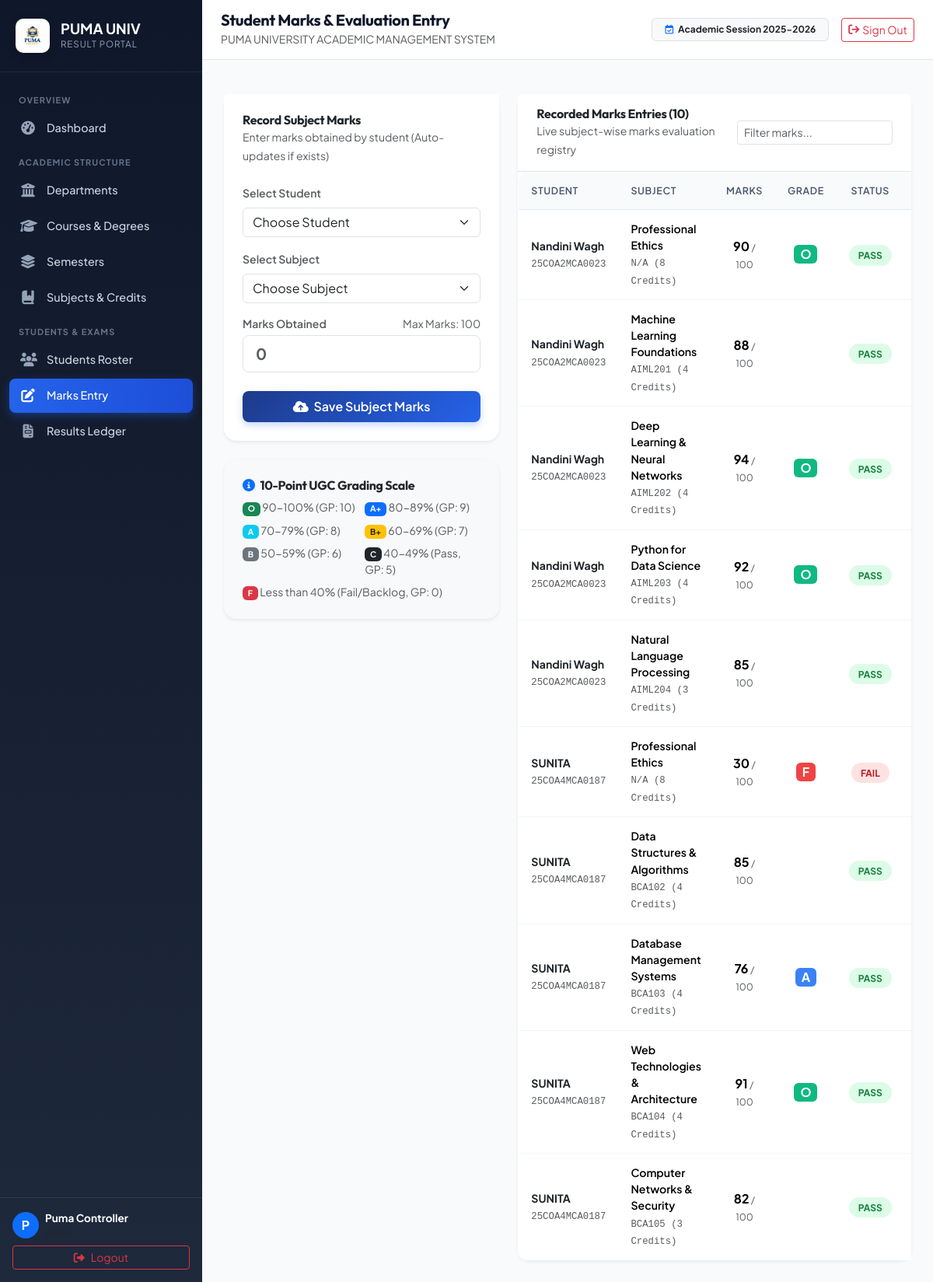
/marks (signed in), run on the app's committed database.
### tables this page shows
CREATE TABLE results (
        id INTEGER PRIMARY KEY AUTOINCREMENT,
        student_id INTEGER,
        subject_id INTEGER,
        marks INTEGER, created_at TIMESTAMP,
        FOREIGN KEY (student_id) REFERENCES students(id),
        FOREIGN KEY (subject_id) REFERENCES subjects(id)
        );

CREATE TABLE students (
        id INTEGER PRIMARY KEY AUTOINCREMENT,
        enrollment TEXT NOT NULL,
        name TEXT NOT NULL,
        course_id INTEGER,
        semester_id INTEGER, email TEXT, phone TEXT, password_hash TEXT, admission_year INTEGER DEFAULT 2026, created_at TIMESTAMP,
        FOREIGN KEY (course_id) REFERENCES courses(id),
        FOREIGN KEY (semester_id) REFERENCES semesters(id)
        );

CREATE TABLE subjects (
            id INTEGER PRIMARY KEY AUTOINCREMENT,
            name TEXT NOT NULL,
            max_marks INTEGER NOT NULL,
            credits INTEGER NOT NULL,
            semester_id INTEGER, code TEXT, pass_marks INTEGER DEFAULT 40, created_at TIMESTAMP,
            FOREIGN KEY (semester_id) REFERENCES semesters(id)
        );

### app.py (the view)
@app.route("/marks")
@admin_required
def marks_page():
    students = database.get_students()
    subjects = database.get_subjects()
    conn = database.get_db()
    cursor = conn.cursor()
    cursor.execute("""
        SELECT r.student_id, r.subject_id, r.marks,
               stu.name as student_name, stu.enrollment,
               sub.name as subject_name, sub.code as subject_code,
               sub.max_marks, sub.pass_marks, sub.credits
        FROM results r
        JOIN students stu ON r.student_id = stu.id
        JOIN subjects sub ON r.subject_id = sub.id
        ORDER BY r.created_at DESC, stu.name ASC
    """)
    raw_marks = [dict(row) for row in cursor.fetchall()]
    conn.close()
    from utils.calculations import get_grade_and_points
    for m in raw_marks:
        g, gp, _ = get_grade_and_points(m["marks"], m["max_marks"])
        m["grade"] = g
        m["grade_points"] = gp
    return render_template(
        "add_marks.html",
        students=students,
        subjects=subjects,
        marks_list=raw_marks
    )

### app.py (called while the page is built)
def admin_required(f):
    @wraps(f)
    def decorated_function(*args, **kwargs):
        if "user" not in session or session.get("role") != "admin":
            flash("Admin authentication required.", "danger")
            return redirect(url_for("home"))
        return f(*args, **kwargs)
    return decorated_function

### database.py (called while the page is built)
def get_db():
    conn = sqlite3.connect(DATABASE_PATH)
    conn.row_factory = sqlite3.Row
    conn.execute("PRAGMA foreign_keys = ON;")
    conn.execute("PRAGMA journal_mode = WAL;")
    return conn

### utils/calculations.py (called while the page is built)
def get_grade_and_points(marks: float, max_marks: float = 100) -> tuple[str, int, str]:
    if max_marks <= 0:
        return ("F", 0, "Fail")
    percentage = (marks / max_marks) * 100.0
    if percentage >= 90:
        return ("O", 10, "Outstanding")
    elif percentage >= 80:
        return ("A+", 9, "Excellent")
    elif percentage >= 70:
        return ("A", 8, "Very Good")
    elif percentage >= 60:
        return ("B+", 7, "Good")
    elif percentage >= 50:
        return ("B", 6, "Above Average")
    elif percentage >= 40:
        return ("C", 5, "Pass")
    else:
        return ("F", 0, "Fail")

### templates/add_marks.html (shortened to what this page needs)
{% extends "base.html" %}
{% block page_heading %}Student Marks & Evaluation Entry{% endblock %}
{% block content %}
<div class="container-fluid p-0">
    <div class="row g-4">
        <div class="col-lg-5">
            <div class="card border-0 shadow-sm rounded-4 mb-4">
                <div class="card-header bg-white border-0 pt-4 px-4 pb-0">
                    <h6 class="fw-bold text-dark mb-0">Record Subject Marks</h6>
                    <small class="text-muted">Enter marks obtained by student (Auto-updates if exists)</small>
                </div>
                <div class="card-body p-4">
                    <form method="POST" action="/marks/add" id="singleMarkForm">
                        <div class="mb-3">
                            <label class="form-label fw-semibold small text-muted">Select Student</label>
                            <select name="student_id" id="markStudentSelect" class="form-select" required>
                                <option value="">Choose Student</option>
                            </select>
                        </div>
                        <div class="mb-3">
                            <label class="form-label fw-semibold small text-muted">Select Subject</label>
                            <select name="subject_id" id="markSubjectSelect" class="form-select" required>
                                <option value="">Choose Subject</option>
                            </select>
                        </div>
                        <div class="mb-4">
                            <div class="d-flex justify-content-between align-items-center mb-1">
                                <label class="form-label fw-semibold small text-muted mb-0">Marks Obtained</label>
                                <small class="text-muted" id="maxMarksNote">Max Marks: 100</small>
                            </div>
                            <input type="number" name="marks" id="marksInput" class="form-control form-control-lg fs-5 fw-bold" placeholder="0" min="0" max="100" required>
                        </div>
                        <button type="submit" class="btn btn-puma-primary w-100 py-2 fs-6">
                            <i class="fa-solid fa-cloud-arrow-up me-1"></i> Save Subject Marks
                        </button>
                    </form>
                </div>
            </div>
            <div class="card border-0 shadow-sm rounded-4 bg-light">
                <div class="card-body p-4">
                    <h6 class="fw-bold text-dark mb-2">
                        <i class="fa-solid fa-circle-info text-primary me-1"></i> 10-Point UGC Grading Scale
                    </h6>
                    <div class="row g-2 small text-muted">
                        <div class="col-6"><span class="badge bg-success">O</span> 90-100% (GP: 10)</div>
                        <div class="col-6"><span class="badge bg-primary">A+</span> 80-89% (GP: 9)</div>
                        <div class="col-6"><span class="badge bg-info text-white">A</span> 70-79% (GP: 8)</div>
                        <div class="col-6"><span class="badge bg-warning text-dark">B+</span> 60-69% (GP: 7)</div>
                        <div class="col-6"><span class="badge bg-secondary">B</span> 50-59% (GP: 6)</div>
                        <div class="col-6"><span class="badge bg-dark">C</span> 40-49% (Pass, GP: 5)</div>
                        <div class="col-12"><span class="badge bg-danger">F</span> Less than 40% (Fail/Backlog, GP: 0)</div>
                    </div>
                </div>
            </div>
        </div>
        <div class="col-lg-7">
            <div class="card border-0 shadow-sm rounded-4">
                <div class="card-header bg-white border-bottom py-3 px-4 d-flex justify-content-between align-items-center">
                    <div>
                        <h6 class="fw-bold text-dark mb-0">Recorded Marks Entries ({{ marks_list|length }})</h6>
                        <small class="text-muted">Live subject-wise marks evaluation registry</small>
                    </div>
                    <input type="text" class="form-control form-control-sm" placeholder="Filter marks..." data-table-search="marksTable" style="max-width: 200px;">
                </div>
                <div class="table-responsive">
                    <table class="table table-hover align-middle mb-0 table-modern" id="marksTable">
                        <thead>
                            <tr>
                                <th>Student</th>
                                <th>Subject</th>
                                <th class="text-center">Marks</th>
                                <th class="text-center">Grade</th>
                                <th class="text-center">Status</th>
                                <th class="text-end">Action</th>
                            </tr>
                        </thead>
                        <tbody>
                            {% for m in marks_list %}
                            <tr>
                                <td>
                                    <div class="fw-bold text-dark">{{ m.student_name }}</div>
                                    <small class="text-muted font-monospace">{{ m.enrollment }}</small>
                                </td>
                                <td>
                                    <div class="fw-semibold">{{ m.subject_name }}</div>
                                    <small class="text-muted font-monospace">{{ m.subject_code or 'N/A' }} ({{ m.credits }} Credits)</small>
                                </td>
                                <td class="text-center">
                                    <span class="fs-6 fw-bold">{{ m.marks }}</span>
                                    <small class="text-muted">/ {{ m.max_marks }}</small>
                                </td>
                                <td class="text-center">
                                    <span class="badge badge-grade-{{ m.grade|lower }} px-2 py-1 fs-6">
                                        {{ m.grade }}
                                    </span>
                                </td>
                                <td class="text-center">
                                    {% if m.marks >= m.pass_marks %}
                                        <span class="badge-status-pass">PASS</span>
                                    {% else %}
                                        <span class="badge-status-fail">FAIL</span>
                                    {% endif %}
                                </td>
                                <td class="text-end">
                                </td>
                            </tr>
                            {% else %}
                            <tr>
                                <td colspan="6" class="text-center py-4 text-muted">
                                    No marks recorded yet. Select a student and subject on the left to add marks.
                                </td>
                            </tr>
                            {% endfor %}
                        </tbody>
                    </table>
                </div>
            </div>
        </div>
    </div>
</div>
{% endblock %}

### static/style.css (style rules this page uses)
:root { --primary: #1e3a8a; --primary-light: #3b82f6; --primary-dark: #172554; --accent: #f59e0b; --accent-red: #dc2626; --accent-green: #16a34a; --bg-main: #f8fafc; --card-bg: #ffffff; --text-primary: #0f172a; --text-secondary: #475569; --border-color: #e2e8f0; --sidebar-width: 260px; }
* { box-sizing: border-box; }
body { font-family: 'Plus Jakarta Sans', -apple-system, BlinkMacSystemFont, sans-serif; background-color: var(--bg-main); color: var(--text-primary); min-height: 100vh; overflow-x: hidden; }
h1, h2, h3, h4, h5, h6, .brand-font { font-family: 'Outfit', sans-serif; letter-spacing: -0.02em; }
.table-modern { background: #ffffff; border-radius: 12px; overflow: hidden; border: 1px solid var(--border-color); box-shadow: 0 1px 3px rgba(0,0,0,0.02); }
.table-modern thead th { background: #f8fafc; color: #475569; font-weight: 600; font-size: 0.78rem; text-transform: uppercase; letter-spacing: 0.05em; padding: 0.875rem 1rem; border-bottom: 1px solid var(--border-color); }
.table-modern tbody td { padding: 0.875rem 1rem; vertical-align: middle; font-size: 0.88rem; border-bottom: 1px solid #f1f5f9; }
.table-modern tbody tr:last-child td { border-bottom: none; }
.badge-grade-o { background: #10b981; color: white; }
.badge-grade-a { background: #3b82f6; color: white; }
.badge-grade-f { background: #ef4444; color: white; }
.badge-status-pass { background: #dcfce7; color: #15803d; font-weight: 700; padding: 0.35rem 0.75rem; border-radius: 9999px; font-size: 0.75rem; }
.badge-status-fail { background: #fee2e2; color: #b91c1c; font-weight: 700; padding: 0.35rem 0.75rem; border-radius: 9999px; font-size: 0.75rem; }
.btn-puma-primary { background: linear-gradient(135deg, #1e3a8a 0%, #2563eb 100%); color: white; border: none; font-weight: 600; padding: 0.6rem 1.25rem; border-radius: 8px; transition: all 0.2s; box-shadow: 0 4px 10px rgba(37, 99, 235, 0.25); }

### data on the page
results: student_name "Nandini Wagh", enrollment "25COA2MCA0023", subject_name "Professional Ethics", subject_code "N/A", credits "8", marks "90", max_marks "100", grade "O", shows "PASS"
results: student_name "Nandini Wagh", enrollment "25COA2MCA0023", subject_name "Machine Learning Foundations", code "AIML201", credits "4", marks "88", max_marks "100", shows "PASS"
results: student_name "Nandini Wagh", enrollment "25COA2MCA0023", subject_name "Deep Learning & Neural Networks", code "AIML202", credits "4", marks "94", max_marks "100", grade "O", shows "PASS"
results: student_name "Nandini Wagh", enrollment "25COA2MCA0023", subject_name "Python for Data Science", code "AIML203", credits "4", marks "92", max_marks "100", grade "O", shows "PASS"
results: student_name "Nandini Wagh", enrollment "25COA2MCA0023", subject_name "Natural Language Processing", code "AIML204", credits "3", marks "85", max_marks "100", shows "PASS"
results: student_name "SUNITA", enrollment "25COA4MCA0187", subject_name "Professional Ethics", subject_code "N/A", credits "8", marks "30", max_marks "100", grade "F", shows "FAIL"
results: student_name "SUNITA", enrollment "25COA4MCA0187", subject_name "Data Structures & Algorithms", code "BCA102", credits "4", marks "85", max_marks "100", shows "PASS"
results: student_name "SUNITA", enrollment "25COA4MCA0187", subject_name "Database Management Systems", code "BCA103", credits "4", marks "76", max_marks "100", grade "A", shows "PASS"
results: student_name "SUNITA", enrollment "25COA4MCA0187", subject_name "Web Technologies & Architecture", code "BCA104", credits "4", marks "91", max_marks "100", grade "O", shows "PASS"
results: student_name "SUNITA", enrollment "25COA4MCA0187", subject_name "Computer Networks & Security", code "BCA105", credits "3", marks "82", max_marks "100", shows "PASS"

### other printed values
{{ (session.get('user_name') or 'U')[0]|upper }} "P"
{{ session.get('user_name') }} "Puma Controller"
{{ marks_list|length }} "10"
